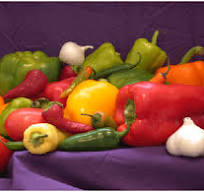
#> input picture peppers.jpeg, 204 x 192 px
$ python deneme.py
#> lines starting #> are read from the running program, lines starting #| are printed output that depends on the picture
#> further down, image is the input picture: shape (192, 204, 3); mean B, G, R 61.3, 72.3, 125
import cv2
import numpy as np

def rescale_with_black(image, scale_percent):
    # Orjinal resmin boyutları
#> called with scale_percent = 50
    height, width = image.shape[:2]
#> height = 192; width = 204

    # Yeni boyutları hesapla
    new_width = int(width * scale_percent / 100)
#> new_width = 102
    new_height = int(height * scale_percent / 100)
#> new_height = 96

    # Yeniden boyutlandırma işlemi
    resized_image = cv2.resize(image, (new_width, new_height))
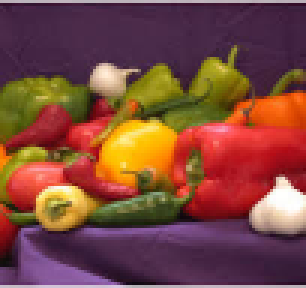
#> resized_image: shape (96, 102, 3) (shown 3 times larger); mean B, G, R 61.4, 72.5, 125.2

    # Siyah bir arka plan oluştur
    black_background = np.zeros((height, width, 3), np.uint8)

    # Yeniden boyutlandırılmış resmi siyah arka planın merkezine yerleştir
    x_offset = (width - new_width) // 2
#> x_offset = 51
    y_offset = (height - new_height) // 2
#> y_offset = 48
    black_background[y_offset:y_offset+new_height, x_offset:x_offset+new_width] = resized_image
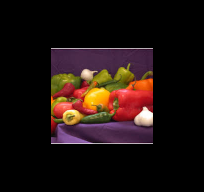
#> black_background: shape (192, 204, 3); mean B, G, R 15.3, 18.1, 31.3

    return black_background

# Resmi yükle
image = cv2.imread('peppers.jpeg')

# Yeniden boyutlandır ve siyah kısmı ekleyerek resmi döndür
resized_image = rescale_with_black(image, 50) # Ölçek yüzde olarak verilir

# Sonucu göster
cv2.imshow('Resized with Black Background', resized_image)
cv2.waitKey(0)
cv2.destroyAllWindows()
